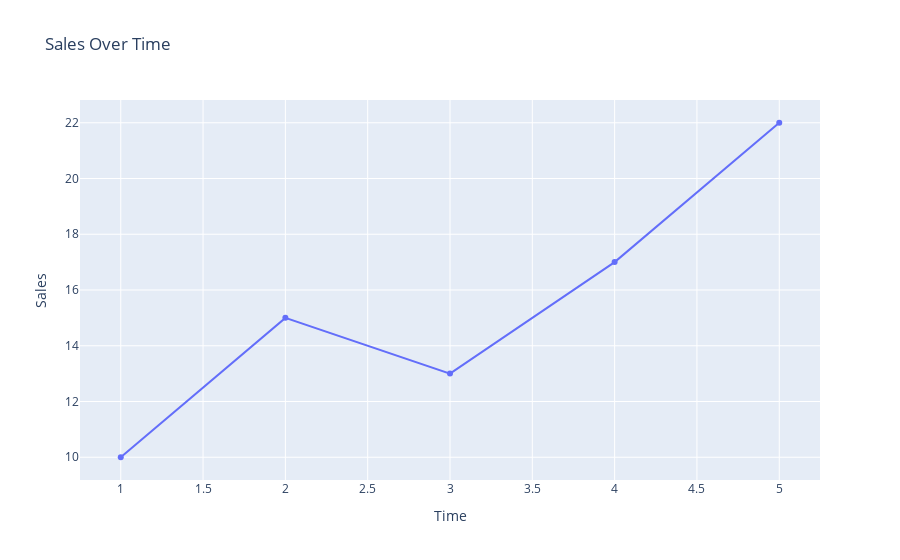

Notebook source saved alongside this figure:
### Code cell
""" Copy and paste the above code below and make changes to the code such as X Axis is called Time, Y Axis is called Sales,
and the title of the chart is called "Sales Over Time" """

# Your Code Starts Here
import plotly.graph_objects as go

# Sample Data
x = [1, 2, 3, 4, 5]
y = [10, 15, 13, 17, 22]

# Create the Line Chart
fig = go.Figure(data=go.Scatter(x=x, y=y, mode='lines+markers', name='Line'))

# Customize the layout
fig.update_layout(title='Sales Over Time',
                  xaxis_title='Time',
                  yaxis_title='Sales')

# Show the figure
fig.show()

# Your Code Ends Here

### Figure 1 — Plotly figure (JSON) as saved in the notebook; plotly's stock layout.template omitted (floating-point values rounded to 4 significant figures)
{"data": [{"mode": "lines+markers", "name": "Line", "type": "scatter", "x": [1, 2, 3, 4, 5], "y": [10, 15, 13, 17, 22]}], "layout": {"title": {"text": "Sales Over Time"}, "xaxis": {"title": {"text": "Time"}}, "yaxis": {"title": {"text": "Sales"}}}}
